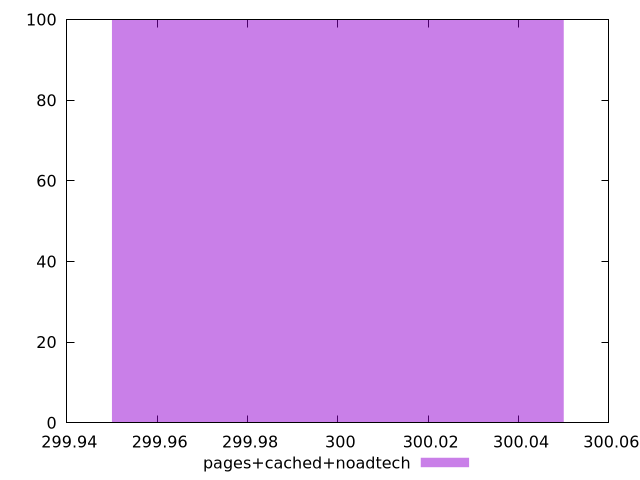

Source code (gnuplot):
$_pagesCachedNoadtech <<EOF
300 100
EOF
set key outside below
set terminal pngcairo
set output "report_00005_2020-11-02T22-26-11.212Z/unused-css-rules/pages+cached+noadtech//raw_hist.png"
set yrange [0:100]
set boxwidth 0.1
set style fill transparent solid 0.5 noborder
plot $_pagesCachedNoadtech title "pages+cached+noadtech" with boxes ,
